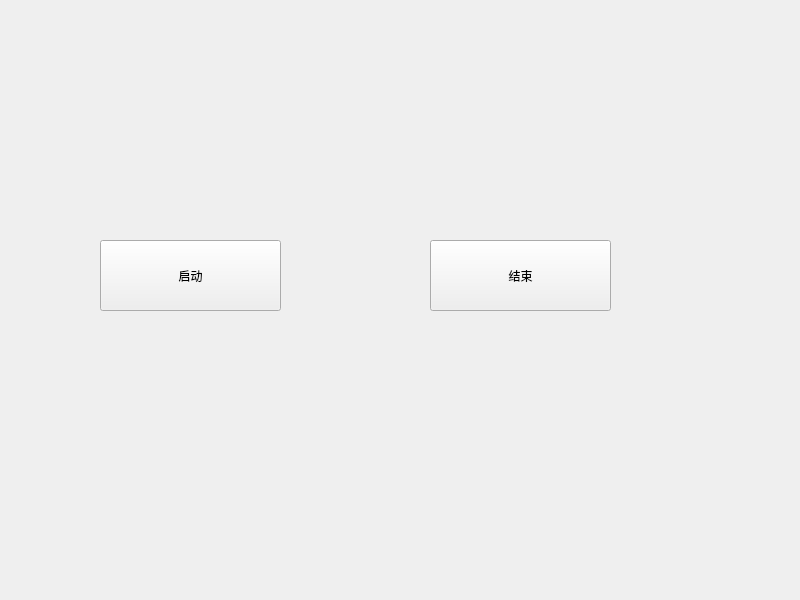
<?xml version="1.0" encoding="UTF-8"?>
<ui version="4.0">
 <class>MyProcess</class>
 <widget class="QWidget" name="MyProcess">
  <property name="geometry">
   <rect>
    <x>0</x>
    <y>0</y>
    <width>800</width>
    <height>600</height>
   </rect>
  </property>
  <property name="windowTitle">
   <string>MyProcess</string>
  </property>
  <widget class="QPushButton" name="pushButton_start">
   <property name="geometry">
    <rect>
     <x>100</x>
     <y>240</y>
     <width>181</width>
     <height>71</height>
    </rect>
   </property>
   <property name="text">
    <string>启动</string>
   </property>
  </widget>
  <widget class="QPushButton" name="pushButton_stop">
   <property name="geometry">
    <rect>
     <x>430</x>
     <y>240</y>
     <width>181</width>
     <height>71</height>
    </rect>
   </property>
   <property name="text">
    <string>结束</string>
   </property>
  </widget>
 </widget>
 <resources/>
 <connections/>
</ui>
